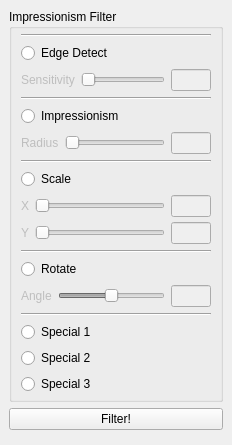
  <widget class="QDockWidget" name="filterDock">
   <property name="windowTitle">
    <string>F&amp;ilter</string>
   </property>
   <attribute name="dockWidgetArea">
    <number>1</number>
   </attribute>
   <widget class="QWidget" name="filterDockContents">
    <layout class="QVBoxLayout" name="verticalLayout_5">
     <item>
      <widget class="QGroupBox" name="filterType">
       <property name="title">
        <string>Impressionism Filter</string>
       </property>
       <layout class="QVBoxLayout" name="verticalLayout_6">
        <property name="topMargin">
         <number>5</number>
        </property>
        <property name="bottomMargin">
         <number>5</number>
        </property>
        <item>
         <widget class="Line" name="line_5">
          <property name="orientation">
           <enum>Qt::Horizontal</enum>
          </property>
         </widget>
        </item>
        <item>
         <widget class="QRadioButton" name="filterTypeEdgeDetect">
          <property name="text">
           <string>Edge Detect</string>
          </property>
         </widget>
        </item>
        <item>
         <widget class="QWidget" name="edgeDetectThreshold" native="true">
          <property name="enabled">
           <bool>false</bool>
          </property>
          <layout class="QGridLayout" name="gridLayout_13">
           <property name="leftMargin">
            <number>0</number>
           </property>
           <property name="topMargin">
            <number>0</number>
           </property>
           <property name="rightMargin">
            <number>0</number>
           </property>
           <property name="bottomMargin">
            <number>0</number>
           </property>
           <item row="0" column="0">
            <widget class="QLabel" name="edgeDetectSensitivityLabel">
             <property name="text">
              <string>Sensitivity</string>
             </property>
            </widget>
           </item>
           <item row="0" column="1">
            <widget class="QSlider" name="edgeDetectSensitivitySlider">
             <property name="orientation">
              <enum>Qt::Horizontal</enum>
             </property>
            </widget>
           </item>
           <item row="0" column="2">
            <widget class="QLineEdit" name="edgeDetectSensitivityTextbox">
             <property name="minimumSize">
              <size>
               <width>40</width>
               <height>0</height>
              </size>
             </property>
             <property name="maximumSize">
              <size>
               <width>40</width>
               <height>16777215</height>
              </size>
             </property>
            </widget>
           </item>
          </layout>
         </widget>
        </item>
        <item>
         <widget class="Line" name="line">
          <property name="orientation">
           <enum>Qt::Horizontal</enum>
          </property>
         </widget>
        </item>
        <item>
         <widget class="QRadioButton" name="filterTypeBlur">
          <property name="text">
           <string>Impressionism</string>
          </property>
         </widget>
        </item>
        <item>
         <widget class="QWidget" name="blurRadius" native="true">
          <layout class="QGridLayout" name="gridLayout_8">
           <property name="leftMargin">
            <number>0</number>
           </property>
           <property name="topMargin">
            <number>0</number>
           </property>
           <property name="rightMargin">
            <number>0</number>
           </property>
           <property name="bottomMargin">
            <number>0</number>
           </property>
           <item row="0" column="2">
            <widget class="QLineEdit" name="blurRadiusTextbox">
             <property name="enabled">
              <bool>false</bool>
             </property>
             <property name="minimumSize">
              <size>
               <width>40</width>
               <height>0</height>
              </size>
             </property>
             <property name="maximumSize">
              <size>
               <width>40</width>
               <height>16777215</height>
              </size>
             </property>
            </widget>
           </item>
           <item row="0" column="1">
            <widget class="QSlider" name="blurRadiusSlider">
             <property name="enabled">
              <bool>false</bool>
             </property>
             <property name="minimumSize">
              <size>
               <width>100</width>
               <height>0</height>
              </size>
             </property>
             <property name="orientation">
              <enum>Qt::Horizontal</enum>
             </property>
            </widget>
           </item>
           <item row="0" column="0">
            <widget class="QLabel" name="blurRadiusLabel">
             <property name="enabled">
              <bool>false</bool>
             </property>
             <property name="text">
              <string>Radius</string>
             </property>
            </widget>
           </item>
          </layout>
         </widget>
        </item>
        <item>
         <widget class="Line" name="line_2">
          <property name="orientation">
           <enum>Qt::Horizontal</enum>
          </property>
         </widget>
        </item>
        <item>
         <widget class="QRadioButton" name="filterTypeScale">
          <property name="enabled">
           <bool>true</bool>
          </property>
          <property name="text">
           <string>Scale</string>
          </property>
          <property name="checked">
           <bool>false</bool>
          </property>
         </widget>
        </item>
        <item>
         <widget class="QWidget" name="scale" native="true">
          <layout class="QGridLayout" name="gridLayout_9">
           <property name="leftMargin">
            <number>0</number>
           </property>
           <property name="topMargin">
            <number>0</number>
           </property>
           <property name="rightMargin">
            <number>0</number>
           </property>
           <property name="bottomMargin">
            <number>0</number>
           </property>
           <property name="verticalSpacing">
            <number>5</number>
           </property>
           <item row="0" column="0">
            <widget class="QLabel" name="scaleLabelX">
             <property name="enabled">
              <bool>false</bool>
             </property>
             <property name="text">
              <string>X</string>
             </property>
            </widget>
           </item>
           <item row="0" column="1">
            <widget class="QSlider" name="scaleSliderX">
             <property name="enabled">
              <bool>false</bool>
             </property>
             <property name="minimumSize">
              <size>
               <width>100</width>
               <height>0</height>
              </size>
             </property>
             <property name="orientation">
              <enum>Qt::Horizontal</enum>
             </property>
            </widget>
           </item>
           <item row="0" column="2">
            <widget class="QLineEdit" name="scaleTextboxX">
             <property name="enabled">
              <bool>false</bool>
             </property>
             <property name="minimumSize">
              <size>
               <width>40</width>
               <height>0</height>
              </size>
             </property>
             <property name="maximumSize">
              <size>
               <width>40</width>
               <height>16777215</height>
              </size>
             </property>
            </widget>
           </item>
           <item row="1" column="0">
            <widget class="QLabel" name="scaleLabelY">
             <property name="enabled">
              <bool>false</bool>
             </property>
             <property name="text">
              <string>Y</string>
             </property>
            </widget>
           </item>
           <item row="1" column="1">
            <widget class="QSlider" name="scaleSliderY">
             <property name="enabled">
              <bool>false</bool>
             </property>
             <property name="minimumSize">
              <size>
               <width>100</width>
               <height>0</height>
              </size>
             </property>
             <property name="orientation">
              <enum>Qt::Horizontal</enum>
             </property>
            </widget>
           </item>
           <item row="1" column="2">
            <widget class="QLineEdit" name="scaleTextboxY">
             <property name="enabled">
              <bool>false</bool>
             </property>
             <property name="minimumSize">
              <size>
               <width>40</width>
               <height>0</height>
              </size>
             </property>
             <property name="maximumSize">
              <size>
               <width>40</width>
               <height>16777215</height>
              </size>
             </property>
            </widget>
           </item>
          </layout>
         </widget>
        </item>
        <item>
         <widget class="Line" name="line_3">
          <property name="orientation">
           <enum>Qt::Horizontal</enum>
          </property>
         </widget>
        </item>
        <item>
         <widget class="QRadioButton" name="filterTypeRotate">
          <property name="text">
           <string>Rotate</string>
          </property>
         </widget>
        </item>
        <item>
         <widget class="QWidget" name="rotateAngle" native="true">
          <layout class="QGridLayout" name="gridLayout_17">
           <property name="leftMargin">
            <number>0</number>
           </property>
           <property name="topMargin">
            <number>0</number>
           </property>
           <property name="rightMargin">
            <number>0</number>
           </property>
           <property name="bottomMargin">
            <number>0</number>
           </property>
           <item row="0" column="0">
            <widget class="QLabel" name="rotateAngleLabel">
             <property name="enabled">
              <bool>false</bool>
             </property>
             <property name="text">
              <string>Angle</string>
             </property>
            </widget>
           </item>
           <item row="0" column="1">
            <widget class="QSlider" name="rotateSlider">
             <property name="enabled">
              <bool>false</bool>
             </property>
             <property name="minimum">
              <number>-360</number>
             </property>
             <property name="maximum">
              <number>360</number>
             </property>
             <property name="orientation">
              <enum>Qt::Horizontal</enum>
             </property>
            </widget>
           </item>
           <item row="0" column="2">
            <widget class="QLineEdit" name="rotateAngleEdit">
             <property name="enabled">
              <bool>false</bool>
             </property>
             <property name="maximumSize">
              <size>
               <width>40</width>
               <height>16777215</height>
              </size>
             </property>
            </widget>
           </item>
          </layout>
         </widget>
        </item>
        <item>
         <widget class="Line" name="line_4">
          <property name="orientation">
           <enum>Qt::Horizontal</enum>
          </property>
         </widget>
        </item>
        <item>
         <widget class="QRadioButton" name="filterTypeSpecial1">
          <property name="text">
           <string>Special 1</string>
          </property>
         </widget>
        </item>
        <item>
         <widget class="QRadioButton" name="filterTypeSpecial2">
          <property name="text">
           <string>Special 2</string>
          </property>
         </widget>
        </item>
        <item>
         <widget class="QRadioButton" name="filterTypeSpecial3">
          <property name="text">
           <string>Special 3</string>
          </property>
         </widget>
        </item>
       </layout>
      </widget>
     </item>
     <item>
      <widget class="QPushButton" name="filterButton">
       <property name="text">
        <string>Filter!</string>
       </property>
      </widget>
     </item>
     <item>
      <widget class="QWidget" name="filterDockEmptySpace" native="true">
       <property name="sizePolicy">
        <sizepolicy hsizetype="Preferred" vsizetype="Expanding">
         <horstretch>0</horstretch>
         <verstretch>0</verstretch>
        </sizepolicy>
       </property>
      </widget>
     </item>
    </layout>
   </widget>
  </widget>
